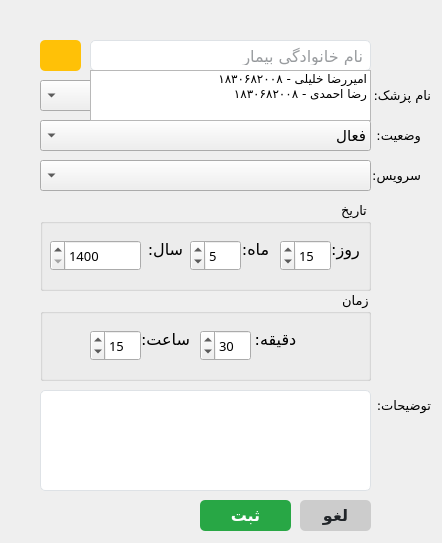
<?xml version="1.0" encoding="UTF-8"?>
<ui version="4.0">
 <class>addAppointmentWithPatientSearch_form</class>
 <widget class="QWidget" name="addAppointmentWithPatientSearch_form">
  <property name="geometry">
   <rect>
    <x>0</x>
    <y>0</y>
    <width>442</width>
    <height>543</height>
   </rect>
  </property>
  <property name="minimumSize">
   <size>
    <width>442</width>
    <height>543</height>
   </size>
  </property>
  <property name="maximumSize">
   <size>
    <width>442</width>
    <height>543</height>
   </size>
  </property>
  <property name="windowTitle">
   <string>نوبت</string>
  </property>
  <widget class="QComboBox" name="doctor_cmbox">
   <property name="enabled">
    <bool>true</bool>
   </property>
   <property name="geometry">
    <rect>
     <x>40</x>
     <y>80</y>
     <width>331</width>
     <height>31</height>
    </rect>
   </property>
   <property name="font">
    <font>
     <family>Vazirmatn Black</family>
     <pointsize>11</pointsize>
    </font>
   </property>
   <property name="acceptDrops">
    <bool>false</bool>
   </property>
   <property name="layoutDirection">
    <enum>Qt::RightToLeft</enum>
   </property>
   <property name="styleSheet">
    <string notr="true"/>
   </property>
   <property name="editable">
    <bool>false</bool>
   </property>
   <property name="currentText">
    <string/>
   </property>
   <property name="maxVisibleItems">
    <number>3</number>
   </property>
   <property name="duplicatesEnabled">
    <bool>false</bool>
   </property>
  </widget>
  <widget class="QPushButton" name="cancel_btn">
   <property name="geometry">
    <rect>
     <x>300</x>
     <y>500</y>
     <width>71</width>
     <height>31</height>
    </rect>
   </property>
   <property name="font">
    <font>
     <family>Vazirmatn</family>
     <pointsize>12</pointsize>
     <weight>75</weight>
     <bold>true</bold>
     <underline>false</underline>
     <strikeout>false</strikeout>
    </font>
   </property>
   <property name="focusPolicy">
    <enum>Qt::StrongFocus</enum>
   </property>
   <property name="styleSheet">
    <string notr="true">QPushButton {
    background-color: #cccccc; /* Light grey */
    color: #212529; /* Dark text */
    border: none;
    border-radius: 5px; /* Rounded corners */
    text-align: center;
    text-decoration: none;
}

QPushButton:hover {
    background-color: #b3b3b3; /* Darker grey on hover */
}

QPushButton:pressed {
    background-color: #999999; /* Even darker grey on press */
}
</string>
   </property>
   <property name="text">
    <string>لغو</string>
   </property>
   <property name="checkable">
    <bool>false</bool>
   </property>
  </widget>
  <widget class="QPushButton" name="save_btn">
   <property name="geometry">
    <rect>
     <x>200</x>
     <y>500</y>
     <width>91</width>
     <height>31</height>
    </rect>
   </property>
   <property name="font">
    <font>
     <family>Vazirmatn</family>
     <pointsize>12</pointsize>
     <weight>75</weight>
     <bold>true</bold>
     <underline>false</underline>
     <strikeout>false</strikeout>
    </font>
   </property>
   <property name="styleSheet">
    <string notr="true">QPushButton {
    background-color: #28a745; /* Bootstrap success green */
    color: white; /* White text */
    border: none;
    border-radius: 5px; /* Rounded corners */
    text-align: center;
    text-decoration: none;
}

QPushButton:hover {
    background-color: #218838; /* Darker green on hover */
}

QPushButton:pressed {
    background-color: #1e7e34; /* Even darker green on press */
}
</string>
   </property>
   <property name="text">
    <string>ثبت</string>
   </property>
  </widget>
  <widget class="QLabel" name="label_13">
   <property name="geometry">
    <rect>
     <x>370</x>
     <y>85</y>
     <width>61</width>
     <height>21</height>
    </rect>
   </property>
   <property name="font">
    <font>
     <family>Vazirmatn Black</family>
     <pointsize>10</pointsize>
    </font>
   </property>
   <property name="text">
    <string>نام پزشک: </string>
   </property>
  </widget>
  <widget class="QGroupBox" name="groupBox_2">
   <property name="geometry">
    <rect>
     <x>40</x>
     <y>200</y>
     <width>331</width>
     <height>91</height>
    </rect>
   </property>
   <property name="font">
    <font>
     <family>Vazirmatn Black</family>
     <pointsize>10</pointsize>
    </font>
   </property>
   <property name="layoutDirection">
    <enum>Qt::RightToLeft</enum>
   </property>
   <property name="title">
    <string>تاریخ</string>
   </property>
   <property name="alignment">
    <set>Qt::AlignLeading|Qt::AlignLeft|Qt::AlignVCenter</set>
   </property>
   <widget class="QLabel" name="label_38">
    <property name="geometry">
     <rect>
      <x>270</x>
      <y>40</y>
      <width>71</width>
      <height>41</height>
     </rect>
    </property>
    <property name="font">
     <font>
      <family>Vazirmatn ExtraBold</family>
      <pointsize>12</pointsize>
     </font>
    </property>
    <property name="text">
     <string>روز:</string>
    </property>
    <property name="alignment">
     <set>Qt::AlignHCenter|Qt::AlignTop</set>
    </property>
   </widget>
   <widget class="QLabel" name="label_39">
    <property name="geometry">
     <rect>
      <x>180</x>
      <y>40</y>
      <width>71</width>
      <height>41</height>
     </rect>
    </property>
    <property name="font">
     <font>
      <family>Vazirmatn ExtraBold</family>
      <pointsize>12</pointsize>
     </font>
    </property>
    <property name="text">
     <string>ماه:</string>
    </property>
    <property name="alignment">
     <set>Qt::AlignHCenter|Qt::AlignTop</set>
    </property>
   </widget>
   <widget class="QSpinBox" name="year_spnbox">
    <property name="geometry">
     <rect>
      <x>10</x>
      <y>40</y>
      <width>91</width>
      <height>31</height>
     </rect>
    </property>
    <property name="minimum">
     <number>1400</number>
    </property>
    <property name="maximum">
     <number>1500</number>
    </property>
   </widget>
   <widget class="QLabel" name="label_40">
    <property name="geometry">
     <rect>
      <x>90</x>
      <y>40</y>
      <width>71</width>
      <height>41</height>
     </rect>
    </property>
    <property name="font">
     <font>
      <family>Vazirmatn ExtraBold</family>
      <pointsize>12</pointsize>
     </font>
    </property>
    <property name="text">
     <string>سال:</string>
    </property>
    <property name="alignment">
     <set>Qt::AlignHCenter|Qt::AlignTop</set>
    </property>
   </widget>
   <widget class="QSpinBox" name="month_spnbox">
    <property name="geometry">
     <rect>
      <x>150</x>
      <y>40</y>
      <width>51</width>
      <height>31</height>
     </rect>
    </property>
    <property name="minimum">
     <number>1</number>
    </property>
    <property name="maximum">
     <number>12</number>
    </property>
    <property name="value">
     <number>5</number>
    </property>
   </widget>
   <widget class="QSpinBox" name="day_spnbox">
    <property name="geometry">
     <rect>
      <x>240</x>
      <y>40</y>
      <width>51</width>
      <height>31</height>
     </rect>
    </property>
    <property name="minimum">
     <number>1</number>
    </property>
    <property name="maximum">
     <number>31</number>
    </property>
    <property name="value">
     <number>15</number>
    </property>
   </widget>
  </widget>
  <widget class="QGroupBox" name="groupBox_5">
   <property name="geometry">
    <rect>
     <x>40</x>
     <y>290</y>
     <width>331</width>
     <height>91</height>
    </rect>
   </property>
   <property name="font">
    <font>
     <family>Vazirmatn Black</family>
     <pointsize>10</pointsize>
    </font>
   </property>
   <property name="layoutDirection">
    <enum>Qt::RightToLeft</enum>
   </property>
   <property name="title">
    <string>زمان</string>
   </property>
   <property name="alignment">
    <set>Qt::AlignLeading|Qt::AlignLeft|Qt::AlignVCenter</set>
   </property>
   <widget class="QSpinBox" name="minute_spnbox">
    <property name="geometry">
     <rect>
      <x>160</x>
      <y>40</y>
      <width>51</width>
      <height>31</height>
     </rect>
    </property>
    <property name="minimum">
     <number>0</number>
    </property>
    <property name="maximum">
     <number>59</number>
    </property>
    <property name="value">
     <number>30</number>
    </property>
   </widget>
   <widget class="QLabel" name="label_47">
    <property name="geometry">
     <rect>
      <x>200</x>
      <y>40</y>
      <width>71</width>
      <height>31</height>
     </rect>
    </property>
    <property name="font">
     <font>
      <family>Vazirmatn ExtraBold</family>
      <pointsize>12</pointsize>
     </font>
    </property>
    <property name="text">
     <string>دقیقه:</string>
    </property>
    <property name="alignment">
     <set>Qt::AlignHCenter|Qt::AlignTop</set>
    </property>
   </widget>
   <widget class="QSpinBox" name="hour_spnbox">
    <property name="geometry">
     <rect>
      <x>50</x>
      <y>40</y>
      <width>51</width>
      <height>31</height>
     </rect>
    </property>
    <property name="minimum">
     <number>0</number>
    </property>
    <property name="maximum">
     <number>24</number>
    </property>
    <property name="value">
     <number>15</number>
    </property>
   </widget>
   <widget class="QLabel" name="label_48">
    <property name="geometry">
     <rect>
      <x>90</x>
      <y>40</y>
      <width>71</width>
      <height>41</height>
     </rect>
    </property>
    <property name="font">
     <font>
      <family>Vazirmatn ExtraBold</family>
      <pointsize>12</pointsize>
     </font>
    </property>
    <property name="text">
     <string>ساعت:</string>
    </property>
    <property name="alignment">
     <set>Qt::AlignHCenter|Qt::AlignTop</set>
    </property>
   </widget>
  </widget>
  <widget class="QTextEdit" name="description_txtbox">
   <property name="geometry">
    <rect>
     <x>40</x>
     <y>390</y>
     <width>331</width>
     <height>101</height>
    </rect>
   </property>
   <property name="font">
    <font>
     <family>Vazirmatn</family>
     <pointsize>12</pointsize>
    </font>
   </property>
   <property name="layoutDirection">
    <enum>Qt::RightToLeft</enum>
   </property>
   <property name="styleSheet">
    <string notr="true">/* Basic LineEdit styling */
QTextEdit {
    background-color: #ffffff; /* White background */
    border: 1px solid #dee2e6; /* Light grey border */
    border-radius: 5px; /* Rounded corners */
    color: #343a40; /* Dark grey text color */
    outline: none; /* Remove default outline */
}

/* Hover effect */
QTextEdit:hover {
    border: 1px solid #007bff; /* Blue border on hover */
}

/* Focus effect */
QTextEdit:focus {
    border: 1px solid #007bff; /* Blue border on focus */
}

/* Disabled state */
QTextEdit:disabled {
    background-color: #e9ecef; /* Light grey background when disabled */
    color: #6c757d; /* Grey text color when disabled */
}

</string>
   </property>
   <property name="html">
    <string>&lt;!DOCTYPE HTML PUBLIC &quot;-//W3C//DTD HTML 4.0//EN&quot; &quot;http://www.w3.org/TR/REC-html40/strict.dtd&quot;&gt;
&lt;html&gt;&lt;head&gt;&lt;meta name=&quot;qrichtext&quot; content=&quot;1&quot; /&gt;&lt;style type=&quot;text/css&quot;&gt;
p, li { white-space: pre-wrap; }
&lt;/style&gt;&lt;/head&gt;&lt;body style=&quot; font-family:'Vazirmatn'; font-size:12pt; font-weight:400; font-style:normal;&quot;&gt;
&lt;p style=&quot;-qt-paragraph-type:empty; margin-top:0px; margin-bottom:0px; margin-left:0px; margin-right:0px; -qt-block-indent:0; text-indent:0px;&quot;&gt;&lt;br /&gt;&lt;/p&gt;&lt;/body&gt;&lt;/html&gt;</string>
   </property>
  </widget>
  <widget class="QComboBox" name="service_cmbox">
   <property name="enabled">
    <bool>true</bool>
   </property>
   <property name="geometry">
    <rect>
     <x>40</x>
     <y>160</y>
     <width>331</width>
     <height>31</height>
    </rect>
   </property>
   <property name="font">
    <font>
     <family>Vazirmatn Black</family>
     <pointsize>11</pointsize>
    </font>
   </property>
   <property name="acceptDrops">
    <bool>false</bool>
   </property>
   <property name="layoutDirection">
    <enum>Qt::RightToLeft</enum>
   </property>
   <property name="styleSheet">
    <string notr="true"/>
   </property>
   <property name="editable">
    <bool>false</bool>
   </property>
   <property name="currentText">
    <string/>
   </property>
   <property name="maxVisibleItems">
    <number>10</number>
   </property>
   <property name="duplicatesEnabled">
    <bool>false</bool>
   </property>
  </widget>
  <widget class="QLabel" name="label_14">
   <property name="geometry">
    <rect>
     <x>360</x>
     <y>165</y>
     <width>61</width>
     <height>21</height>
    </rect>
   </property>
   <property name="font">
    <font>
     <family>Vazirmatn Black</family>
     <pointsize>10</pointsize>
    </font>
   </property>
   <property name="text">
    <string>سرویس:</string>
   </property>
  </widget>
  <widget class="QLabel" name="label_15">
   <property name="geometry">
    <rect>
     <x>360</x>
     <y>125</y>
     <width>61</width>
     <height>21</height>
    </rect>
   </property>
   <property name="font">
    <font>
     <family>Vazirmatn Black</family>
     <pointsize>10</pointsize>
    </font>
   </property>
   <property name="text">
    <string>وضعیت:</string>
   </property>
  </widget>
  <widget class="QComboBox" name="status_cmbox">
   <property name="enabled">
    <bool>true</bool>
   </property>
   <property name="geometry">
    <rect>
     <x>40</x>
     <y>120</y>
     <width>331</width>
     <height>31</height>
    </rect>
   </property>
   <property name="font">
    <font>
     <family>Vazirmatn Black</family>
     <pointsize>11</pointsize>
    </font>
   </property>
   <property name="acceptDrops">
    <bool>false</bool>
   </property>
   <property name="layoutDirection">
    <enum>Qt::RightToLeft</enum>
   </property>
   <property name="styleSheet">
    <string notr="true"/>
   </property>
   <property name="editable">
    <bool>false</bool>
   </property>
   <property name="currentText">
    <string>فعال</string>
   </property>
   <property name="maxVisibleItems">
    <number>3</number>
   </property>
   <property name="duplicatesEnabled">
    <bool>false</bool>
   </property>
   <item>
    <property name="text">
     <string>فعال</string>
    </property>
   </item>
   <item>
    <property name="text">
     <string>غیرفعال</string>
    </property>
   </item>
  </widget>
  <widget class="QLabel" name="label_16">
   <property name="geometry">
    <rect>
     <x>370</x>
     <y>395</y>
     <width>61</width>
     <height>21</height>
    </rect>
   </property>
   <property name="font">
    <font>
     <family>Vazirmatn Black</family>
     <pointsize>10</pointsize>
    </font>
   </property>
   <property name="text">
    <string>توضیحات:</string>
   </property>
  </widget>
  <widget class="QLineEdit" name="patientLastName_txtbox">
   <property name="geometry">
    <rect>
     <x>90</x>
     <y>40</y>
     <width>281</width>
     <height>31</height>
    </rect>
   </property>
   <property name="font">
    <font>
     <family>Vazirmatn</family>
     <pointsize>12</pointsize>
    </font>
   </property>
   <property name="layoutDirection">
    <enum>Qt::LeftToRight</enum>
   </property>
   <property name="styleSheet">
    <string notr="true">/* Basic LineEdit styling */
QLineEdit {
    background-color: #ffffff; /* White background */
    border: 1px solid #dee2e6; /* Light grey border */
    border-radius: 5px; /* Rounded corners */
    color: #343a40; /* Dark grey text color */
    outline: none; /* Remove default outline */
	padding: 5px 5px;
}

/* Hover effect */
QLineEdit:hover {
    border: 1px solid #007bff; /* Blue border on hover */
}

/* Focus effect */
QLineEdit:focus {
    border: 1px solid #007bff; /* Blue border on focus */
}

/* Disabled state */
QLineEdit:disabled {
    background-color: #e9ecef; /* Light grey background when disabled */
    color: #6c757d; /* Grey text color when disabled */
}

</string>
   </property>
   <property name="locale">
    <locale language="Persian" country="Iran"/>
   </property>
   <property name="placeholderText">
    <string>نام خانوادگی بیمار</string>
   </property>
  </widget>
  <widget class="QListWidget" name="searchedPatient_list">
   <property name="geometry">
    <rect>
     <x>90</x>
     <y>70</y>
     <width>281</width>
     <height>51</height>
    </rect>
   </property>
   <property name="font">
    <font>
     <family>Vazirmatn</family>
    </font>
   </property>
   <property name="layoutDirection">
    <enum>Qt::RightToLeft</enum>
   </property>
   <property name="styleSheet">
    <string notr="true"/>
   </property>
   <item>
    <property name="text">
     <string>امیررضا خلیلی - ۱۸۳۰۶۸۲۰۰۸</string>
    </property>
   </item>
   <item>
    <property name="text">
     <string>رضا احمدی - ۱۸۳۰۶۸۲۰۰۸</string>
    </property>
   </item>
  </widget>
  <widget class="QPushButton" name="undoSelectedPatient_btn">
   <property name="geometry">
    <rect>
     <x>40</x>
     <y>40</y>
     <width>41</width>
     <height>31</height>
    </rect>
   </property>
   <property name="font">
    <font>
     <family>Vazirmatn</family>
     <pointsize>12</pointsize>
     <weight>75</weight>
     <bold>true</bold>
     <underline>false</underline>
     <strikeout>false</strikeout>
    </font>
   </property>
   <property name="layoutDirection">
    <enum>Qt::RightToLeft</enum>
   </property>
   <property name="styleSheet">
    <string notr="true">QPushButton {
    background-color: #ffc107; /* Bootstrap warning yellow */
    color: #212529; /* Dark text */
    border: none;
    border-radius: 5px; /* Rounded corners */
    text-align: center;
    text-decoration: none;
}

QPushButton:hover {
    background-color: #e0a800; /* Darker yellow on hover */
}

QPushButton:pressed {
    background-color: #c69500; /* Even darker yellow on press */
}
</string>
   </property>
   <property name="text">
    <string/>
   </property>
   <property name="icon">
    <iconset resource="../../../../../resource.qrc">
     <normaloff>:/icons/refresh-arrow.png</normaloff>:/icons/refresh-arrow.png</iconset>
   </property>
   <property name="iconSize">
    <size>
     <width>20</width>
     <height>20</height>
    </size>
   </property>
  </widget>
 </widget>
 <resources>
  <include location="../../../../../resource.qrc"/>
 </resources>
 <connections/>
</ui>
